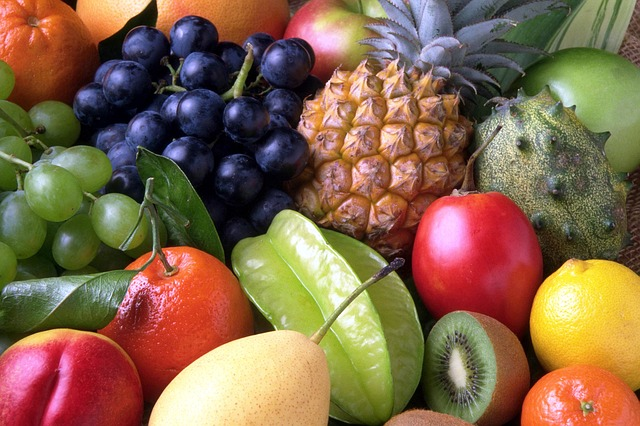
#> input picture samples/fruits.png, 640 x 426 px
$ python 1-negative.py
#> lines starting #> are read from the running program, lines starting #| are printed output that depends on the picture
import numpy
import cv2

numpyInput = cv2.imread(filename='./../samples/fruits.png', flags=cv2.IMREAD_COLOR).astype(numpy.float32) / 255.0

numpyOutput = 1.0 - numpyInput # it is common practice in computer vision  to scale / normalize images into a range of [0.0, 1.0] and most exercises will do so
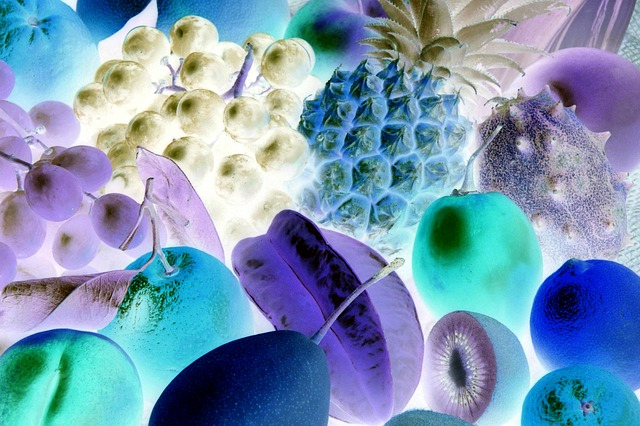
#> numpyOutput: shape (426, 640, 3) float32; mean B, G, R 0.707, 0.598, 0.48

cv2.imwrite(filename='./1-negative.png', img=(numpyOutput * 255.0).clip(0.0, 255.0).astype(numpy.uint8))

$ run again, with samples/blend-1.png copied over samples/fruits.png
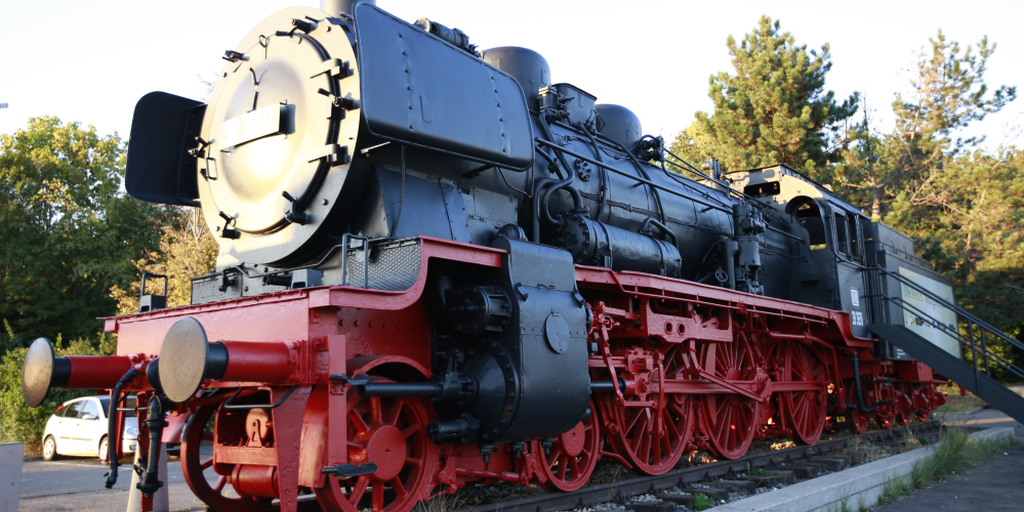
#> input picture samples/blend-1.png, 1024 x 512 px
#> `numpyOutput = 1.0 - numpyInput`:
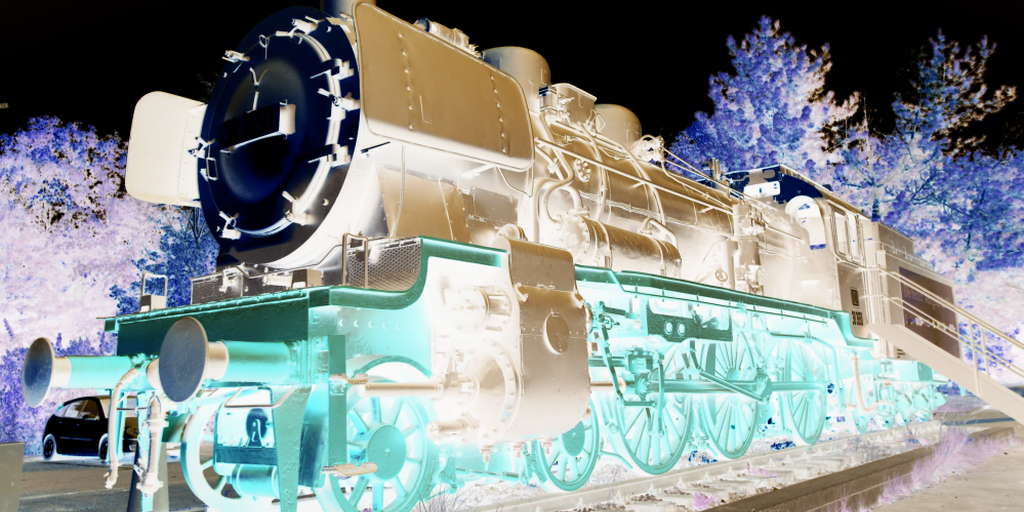
#> numpyOutput: shape (512, 1024, 3) float32; mean B, G, R 0.562, 0.564, 0.534

$ run again, with samples/blend-2.png copied over samples/fruits.png
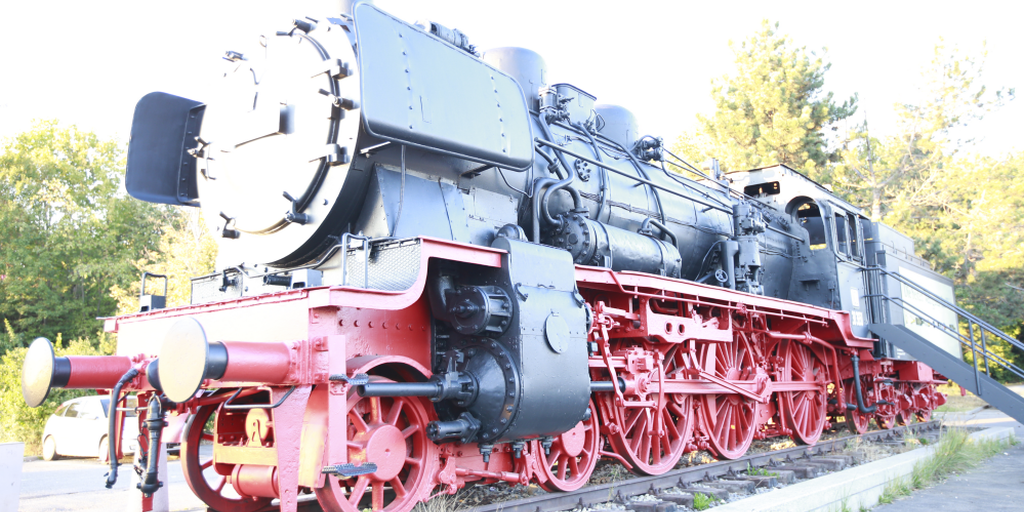
#> input picture samples/blend-2.png, 1024 x 512 px
#> `numpyOutput = 1.0 - numpyInput`:
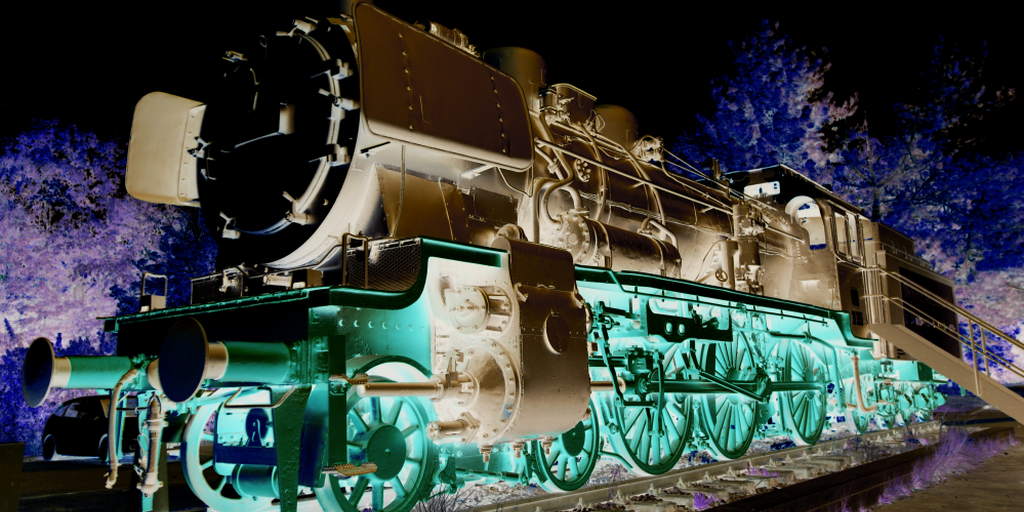
#> numpyOutput: shape (512, 1024, 3) float32; mean B, G, R 0.262, 0.273, 0.243
